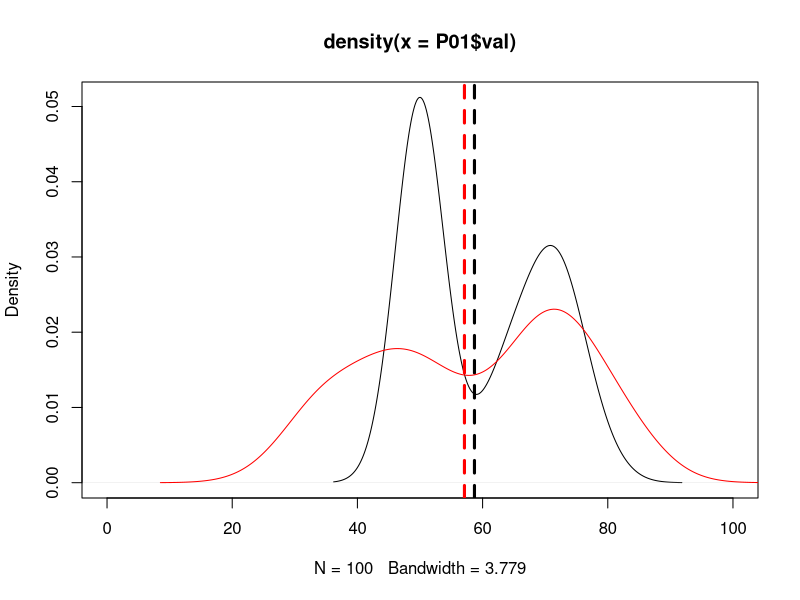
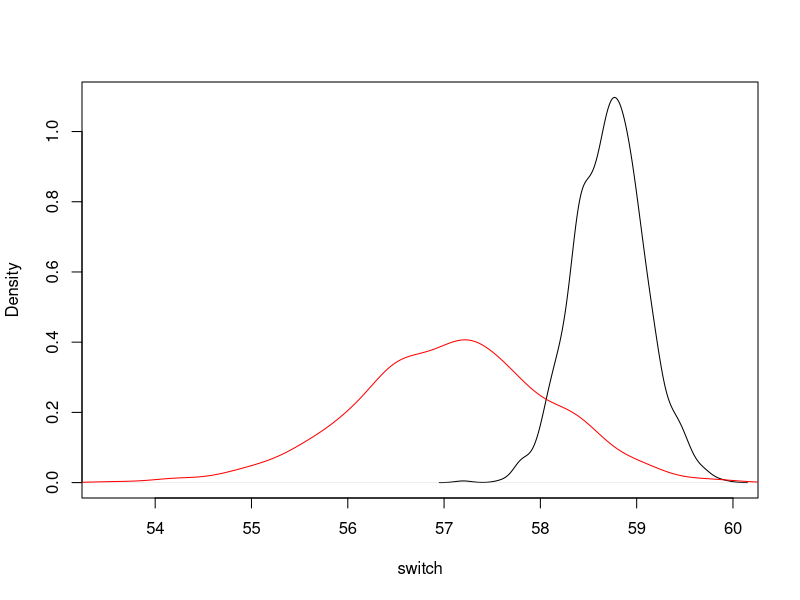
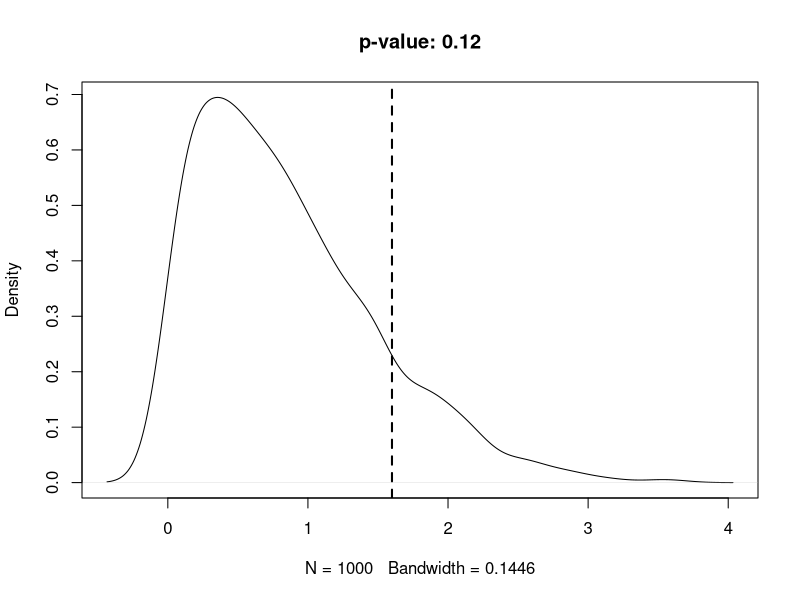

The R script that drew these images, in order:
# Make some fake data
P01 = data.frame(val = c(rnorm(50,50,1),rnorm(50,70,5)), lab = rep(c("A","B"),each=50))
P02 = data.frame(val = c(rnorm(40,41,8),rnorm(50,70,7.5)), lab = c(rep("A",40),rep("B",50)))

# Fit kernel density estimates to data with each label and find intersection
estimateSwitch = function(subj){
     dA = density(subj$val[subj$lab=="A"],n=1001,from=0,to=100,bw=5)
     dB = density(subj$val[subj$lab=="B"],n=1001,from=0,to=100,bw=5)

     crosses = abs(diff(sign(dB$y-dA$y)))>0
     threshind = which(crosses)[which.max(dA$y[which(crosses)+1])]
     thresh = dA$x[threshind]
     threshdens = dA$y[threshind]
     return(c(thresh,threshdens))
}

# Bootrap above to get uncertainty about intersection
bootstrapSwitch = function(subj){
   inds = sample(1:dim(subj)[1],replace=TRUE)
   return(estimateSwitch(subj[inds,])[1])
}

# Point estimates for two fake subjects
sw01 = estimateSwitch(P01)
sw02 = estimateSwitch(P02)

plot(density(P01$val),xlim=c(0,100))
abline(v=sw01[1],lty=2,lwd=3)
points(density(P02$val),type="l",col="red")
abline(v=sw02[1],lty=2,lwd=3,col="red")

# Bootstrap measure of uncertainty about location of intersections
bs01 = replicate(1000,bootstrapSwitch(P01))
bs02 = replicate(1000,bootstrapSwitch(P02))

plot(density(bs01),xlim=range(c(bs01,bs02)),main="",xlab="switch")
points(density(bs02),type="l",col="red")

# Want to test whether observed differences are significant
# Construct test statistic based on boostrap estimates above
teststat = abs((bs01 - sw01[1]) - (bs02 - sw02[1]))
swdiff = abs(sw01[1]-sw02[1])
pval = sum(teststat > swdiff)/length(teststat)
plot(density(teststat),main=paste("p-value:",signif(pval,3)))
abline(v=swdiff,lwd=2,lty=2)
